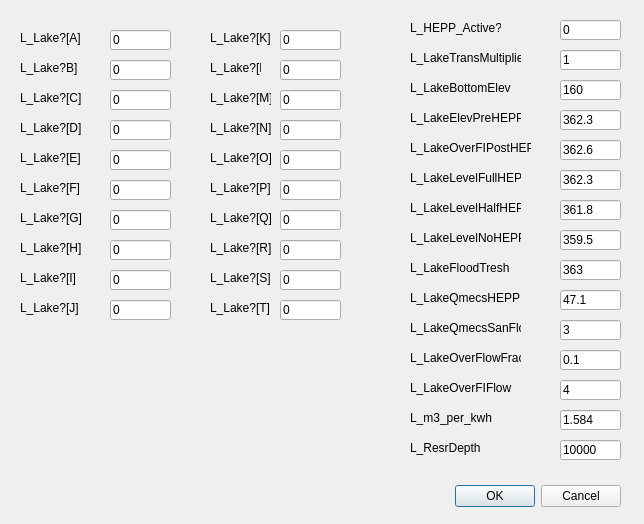
<?xml version="1.0" encoding="UTF-8"?>
<ui version="4.0">
 <class>Dialog</class>
 <widget class="QDialog" name="Dialog">
  <property name="geometry">
   <rect>
    <x>0</x>
    <y>0</y>
    <width>644</width>
    <height>524</height>
   </rect>
  </property>
  <property name="windowTitle">
   <string>Input Lake</string>
  </property>
  <widget class="QDialogButtonBox" name="buttonBox">
   <property name="geometry">
    <rect>
     <x>280</x>
     <y>480</y>
     <width>341</width>
     <height>32</height>
    </rect>
   </property>
   <property name="orientation">
    <enum>Qt::Horizontal</enum>
   </property>
   <property name="standardButtons">
    <set>QDialogButtonBox::Cancel|QDialogButtonBox::Ok</set>
   </property>
  </widget>
  <widget class="QLineEdit" name="isL_Lake_N">
   <property name="geometry">
    <rect>
     <x>280</x>
     <y>120</y>
     <width>61</width>
     <height>20</height>
    </rect>
   </property>
   <property name="text">
    <string>0</string>
   </property>
  </widget>
  <widget class="QLineEdit" name="L_LakeQmecsHEPP">
   <property name="geometry">
    <rect>
     <x>560</x>
     <y>290</y>
     <width>61</width>
     <height>20</height>
    </rect>
   </property>
   <property name="text">
    <string>47.1</string>
   </property>
  </widget>
  <widget class="QLabel" name="label_155">
   <property name="geometry">
    <rect>
     <x>410</x>
     <y>260</y>
     <width>111</width>
     <height>16</height>
    </rect>
   </property>
   <property name="text">
    <string>L_LakeFloodTresh</string>
   </property>
  </widget>
  <widget class="QLineEdit" name="isL_Lake_Q">
   <property name="geometry">
    <rect>
     <x>280</x>
     <y>210</y>
     <width>61</width>
     <height>20</height>
    </rect>
   </property>
   <property name="text">
    <string>0</string>
   </property>
  </widget>
  <widget class="QLabel" name="label_153">
   <property name="geometry">
    <rect>
     <x>410</x>
     <y>200</y>
     <width>111</width>
     <height>16</height>
    </rect>
   </property>
   <property name="text">
    <string>L_LakeLevelHalfHEPP</string>
   </property>
  </widget>
  <widget class="QLabel" name="label_157">
   <property name="geometry">
    <rect>
     <x>410</x>
     <y>320</y>
     <width>111</width>
     <height>16</height>
    </rect>
   </property>
   <property name="text">
    <string>L_LakeQmecsSanFlow</string>
   </property>
  </widget>
  <widget class="QLineEdit" name="isL_Lake_S">
   <property name="geometry">
    <rect>
     <x>280</x>
     <y>270</y>
     <width>61</width>
     <height>20</height>
    </rect>
   </property>
   <property name="text">
    <string>0</string>
   </property>
  </widget>
  <widget class="QLabel" name="label_152">
   <property name="geometry">
    <rect>
     <x>410</x>
     <y>170</y>
     <width>111</width>
     <height>16</height>
    </rect>
   </property>
   <property name="text">
    <string>L_LakeLevelFullHEPP</string>
   </property>
  </widget>
  <widget class="QLabel" name="label_67">
   <property name="geometry">
    <rect>
     <x>210</x>
     <y>270</y>
     <width>61</width>
     <height>16</height>
    </rect>
   </property>
   <property name="text">
    <string>L_Lake?[S]</string>
   </property>
  </widget>
  <widget class="QLineEdit" name="L_LakeTransMultiplier">
   <property name="geometry">
    <rect>
     <x>560</x>
     <y>50</y>
     <width>61</width>
     <height>20</height>
    </rect>
   </property>
   <property name="text">
    <string>1</string>
   </property>
  </widget>
  <widget class="QLineEdit" name="L_LakeQmecsSanFlow">
   <property name="geometry">
    <rect>
     <x>560</x>
     <y>320</y>
     <width>61</width>
     <height>20</height>
    </rect>
   </property>
   <property name="text">
    <string>3</string>
   </property>
  </widget>
  <widget class="QLabel" name="label_64">
   <property name="geometry">
    <rect>
     <x>210</x>
     <y>240</y>
     <width>61</width>
     <height>16</height>
    </rect>
   </property>
   <property name="text">
    <string>L_Lake?[R]</string>
   </property>
  </widget>
  <widget class="QLabel" name="label_72">
   <property name="geometry">
    <rect>
     <x>410</x>
     <y>20</y>
     <width>91</width>
     <height>16</height>
    </rect>
   </property>
   <property name="text">
    <string>L_HEPP_Active?</string>
   </property>
  </widget>
  <widget class="QLineEdit" name="isL_Lake_M">
   <property name="geometry">
    <rect>
     <x>280</x>
     <y>90</y>
     <width>61</width>
     <height>20</height>
    </rect>
   </property>
   <property name="text">
    <string>0</string>
   </property>
  </widget>
  <widget class="QLabel" name="label_160">
   <property name="geometry">
    <rect>
     <x>410</x>
     <y>410</y>
     <width>111</width>
     <height>16</height>
    </rect>
   </property>
   <property name="text">
    <string>L_m3_per_kwh</string>
   </property>
  </widget>
  <widget class="QLabel" name="label_57">
   <property name="geometry">
    <rect>
     <x>20</x>
     <y>180</y>
     <width>61</width>
     <height>16</height>
    </rect>
   </property>
   <property name="text">
    <string>L_Lake?[F]</string>
   </property>
  </widget>
  <widget class="QLabel" name="label_158">
   <property name="geometry">
    <rect>
     <x>410</x>
     <y>350</y>
     <width>111</width>
     <height>16</height>
    </rect>
   </property>
   <property name="text">
    <string>L_LakeOverFlowFract</string>
   </property>
  </widget>
  <widget class="QLabel" name="label_161">
   <property name="geometry">
    <rect>
     <x>410</x>
     <y>440</y>
     <width>111</width>
     <height>16</height>
    </rect>
   </property>
   <property name="text">
    <string>L_ResrDepth</string>
   </property>
  </widget>
  <widget class="QLabel" name="label_58">
   <property name="geometry">
    <rect>
     <x>20</x>
     <y>240</y>
     <width>61</width>
     <height>16</height>
    </rect>
   </property>
   <property name="text">
    <string>L_Lake?[H]</string>
   </property>
  </widget>
  <widget class="QLineEdit" name="isL_Lake_O">
   <property name="geometry">
    <rect>
     <x>280</x>
     <y>150</y>
     <width>61</width>
     <height>20</height>
    </rect>
   </property>
   <property name="text">
    <string>0</string>
   </property>
  </widget>
  <widget class="QLineEdit" name="L_m3_per_kwh">
   <property name="geometry">
    <rect>
     <x>560</x>
     <y>410</y>
     <width>61</width>
     <height>20</height>
    </rect>
   </property>
   <property name="text">
    <string>1.584</string>
   </property>
  </widget>
  <widget class="QLineEdit" name="isL_Lake_F">
   <property name="geometry">
    <rect>
     <x>110</x>
     <y>180</y>
     <width>61</width>
     <height>20</height>
    </rect>
   </property>
   <property name="text">
    <string>0</string>
   </property>
  </widget>
  <widget class="QLabel" name="label_63">
   <property name="geometry">
    <rect>
     <x>210</x>
     <y>300</y>
     <width>61</width>
     <height>16</height>
    </rect>
   </property>
   <property name="text">
    <string>L_Lake?[T]</string>
   </property>
  </widget>
  <widget class="QLabel" name="label_73">
   <property name="geometry">
    <rect>
     <x>410</x>
     <y>80</y>
     <width>111</width>
     <height>16</height>
    </rect>
   </property>
   <property name="text">
    <string>L_LakeBottomElev</string>
   </property>
  </widget>
  <widget class="QLabel" name="label_59">
   <property name="geometry">
    <rect>
     <x>20</x>
     <y>150</y>
     <width>61</width>
     <height>16</height>
    </rect>
   </property>
   <property name="text">
    <string>L_Lake?[E]</string>
   </property>
  </widget>
  <widget class="QLabel" name="label_61">
   <property name="geometry">
    <rect>
     <x>20</x>
     <y>300</y>
     <width>61</width>
     <height>16</height>
    </rect>
   </property>
   <property name="text">
    <string>L_Lake?[J]</string>
   </property>
  </widget>
  <widget class="QLineEdit" name="L_LakeFloodTresh">
   <property name="geometry">
    <rect>
     <x>560</x>
     <y>260</y>
     <width>61</width>
     <height>20</height>
    </rect>
   </property>
   <property name="text">
    <string>363</string>
   </property>
  </widget>
  <widget class="QLineEdit" name="L_LakeOverFIFlow">
   <property name="geometry">
    <rect>
     <x>560</x>
     <y>380</y>
     <width>61</width>
     <height>20</height>
    </rect>
   </property>
   <property name="text">
    <string>4</string>
   </property>
  </widget>
  <widget class="QLabel" name="label_154">
   <property name="geometry">
    <rect>
     <x>410</x>
     <y>230</y>
     <width>111</width>
     <height>16</height>
    </rect>
   </property>
   <property name="text">
    <string>L_LakeLevelNoHEPP</string>
   </property>
  </widget>
  <widget class="QLineEdit" name="L_ResrDepth">
   <property name="geometry">
    <rect>
     <x>560</x>
     <y>440</y>
     <width>61</width>
     <height>20</height>
    </rect>
   </property>
   <property name="text">
    <string>10000</string>
   </property>
  </widget>
  <widget class="QLabel" name="label_66">
   <property name="geometry">
    <rect>
     <x>210</x>
     <y>210</y>
     <width>61</width>
     <height>16</height>
    </rect>
   </property>
   <property name="text">
    <string>L_Lake?[Q]</string>
   </property>
  </widget>
  <widget class="QLineEdit" name="isL_Lake_H">
   <property name="geometry">
    <rect>
     <x>110</x>
     <y>240</y>
     <width>61</width>
     <height>20</height>
    </rect>
   </property>
   <property name="text">
    <string>0</string>
   </property>
  </widget>
  <widget class="QLabel" name="label_60">
   <property name="geometry">
    <rect>
     <x>20</x>
     <y>270</y>
     <width>61</width>
     <height>16</height>
    </rect>
   </property>
   <property name="text">
    <string>L_Lake?[I]</string>
   </property>
  </widget>
  <widget class="QLabel" name="label_70">
   <property name="geometry">
    <rect>
     <x>210</x>
     <y>120</y>
     <width>61</width>
     <height>16</height>
    </rect>
   </property>
   <property name="text">
    <string>L_Lake?[N]</string>
   </property>
  </widget>
  <widget class="QLabel" name="label_53">
   <property name="geometry">
    <rect>
     <x>20</x>
     <y>60</y>
     <width>61</width>
     <height>16</height>
    </rect>
   </property>
   <property name="text">
    <string>L_Lake?B]</string>
   </property>
  </widget>
  <widget class="QLineEdit" name="isL_Lake_I">
   <property name="geometry">
    <rect>
     <x>110</x>
     <y>270</y>
     <width>61</width>
     <height>20</height>
    </rect>
   </property>
   <property name="text">
    <string>0</string>
   </property>
  </widget>
  <widget class="QLineEdit" name="isL_HEPP_Active">
   <property name="geometry">
    <rect>
     <x>560</x>
     <y>20</y>
     <width>61</width>
     <height>20</height>
    </rect>
   </property>
   <property name="text">
    <string>0</string>
   </property>
  </widget>
  <widget class="QLabel" name="label_151">
   <property name="geometry">
    <rect>
     <x>410</x>
     <y>140</y>
     <width>121</width>
     <height>16</height>
    </rect>
   </property>
   <property name="text">
    <string>L_LakeOverFIPostHEPP</string>
   </property>
  </widget>
  <widget class="QLineEdit" name="isL_Lake_K">
   <property name="geometry">
    <rect>
     <x>280</x>
     <y>30</y>
     <width>61</width>
     <height>20</height>
    </rect>
   </property>
   <property name="text">
    <string>0</string>
   </property>
  </widget>
  <widget class="QLineEdit" name="isL_Lake_E">
   <property name="geometry">
    <rect>
     <x>110</x>
     <y>150</y>
     <width>61</width>
     <height>20</height>
    </rect>
   </property>
   <property name="text">
    <string>0</string>
   </property>
  </widget>
  <widget class="QLineEdit" name="isL_Lake_A">
   <property name="geometry">
    <rect>
     <x>110</x>
     <y>30</y>
     <width>61</width>
     <height>20</height>
    </rect>
   </property>
   <property name="text">
    <string>0</string>
   </property>
  </widget>
  <widget class="QLineEdit" name="L_LakeLevelFullHEPP">
   <property name="geometry">
    <rect>
     <x>560</x>
     <y>170</y>
     <width>61</width>
     <height>20</height>
    </rect>
   </property>
   <property name="text">
    <string>362.3</string>
   </property>
  </widget>
  <widget class="QLabel" name="label_150">
   <property name="geometry">
    <rect>
     <x>410</x>
     <y>110</y>
     <width>111</width>
     <height>16</height>
    </rect>
   </property>
   <property name="text">
    <string>L_LakeElevPreHEPP</string>
   </property>
  </widget>
  <widget class="QLabel" name="label_56">
   <property name="geometry">
    <rect>
     <x>20</x>
     <y>210</y>
     <width>71</width>
     <height>16</height>
    </rect>
   </property>
   <property name="text">
    <string>L_Lake?[G]</string>
   </property>
  </widget>
  <widget class="QLabel" name="label_52">
   <property name="geometry">
    <rect>
     <x>20</x>
     <y>30</y>
     <width>61</width>
     <height>16</height>
    </rect>
   </property>
   <property name="text">
    <string>L_Lake?[A]</string>
   </property>
  </widget>
  <widget class="QLabel" name="label_71">
   <property name="geometry">
    <rect>
     <x>210</x>
     <y>90</y>
     <width>61</width>
     <height>16</height>
    </rect>
   </property>
   <property name="text">
    <string>L_Lake?[M]</string>
   </property>
  </widget>
  <widget class="QLabel" name="label_69">
   <property name="geometry">
    <rect>
     <x>210</x>
     <y>60</y>
     <width>51</width>
     <height>16</height>
    </rect>
   </property>
   <property name="text">
    <string>L_Lake?[L]</string>
   </property>
  </widget>
  <widget class="QLineEdit" name="isL_Lake_B">
   <property name="geometry">
    <rect>
     <x>110</x>
     <y>60</y>
     <width>61</width>
     <height>20</height>
    </rect>
   </property>
   <property name="text">
    <string>0</string>
   </property>
  </widget>
  <widget class="QLineEdit" name="isL_Lake_D">
   <property name="geometry">
    <rect>
     <x>110</x>
     <y>120</y>
     <width>61</width>
     <height>20</height>
    </rect>
   </property>
   <property name="text">
    <string>0</string>
   </property>
  </widget>
  <widget class="QLineEdit" name="isL_Lake_G">
   <property name="geometry">
    <rect>
     <x>110</x>
     <y>210</y>
     <width>61</width>
     <height>20</height>
    </rect>
   </property>
   <property name="text">
    <string>0</string>
   </property>
  </widget>
  <widget class="QLineEdit" name="isL_Lake_T">
   <property name="geometry">
    <rect>
     <x>280</x>
     <y>300</y>
     <width>61</width>
     <height>20</height>
    </rect>
   </property>
   <property name="text">
    <string>0</string>
   </property>
  </widget>
  <widget class="QLineEdit" name="isL_Lake_J">
   <property name="geometry">
    <rect>
     <x>110</x>
     <y>300</y>
     <width>61</width>
     <height>20</height>
    </rect>
   </property>
   <property name="text">
    <string>0</string>
   </property>
  </widget>
  <widget class="QLabel" name="label_54">
   <property name="geometry">
    <rect>
     <x>20</x>
     <y>120</y>
     <width>61</width>
     <height>16</height>
    </rect>
   </property>
   <property name="text">
    <string>L_Lake?[D]</string>
   </property>
  </widget>
  <widget class="QLineEdit" name="L_LakeLevelHalfHEPP">
   <property name="geometry">
    <rect>
     <x>560</x>
     <y>200</y>
     <width>61</width>
     <height>20</height>
    </rect>
   </property>
   <property name="text">
    <string>361.8</string>
   </property>
  </widget>
  <widget class="QLineEdit" name="L_LakeElevPreHEPP">
   <property name="geometry">
    <rect>
     <x>560</x>
     <y>110</y>
     <width>61</width>
     <height>20</height>
    </rect>
   </property>
   <property name="text">
    <string>362.3</string>
   </property>
  </widget>
  <widget class="QLabel" name="label_62">
   <property name="geometry">
    <rect>
     <x>210</x>
     <y>30</y>
     <width>61</width>
     <height>16</height>
    </rect>
   </property>
   <property name="text">
    <string>L_Lake?[K]</string>
   </property>
  </widget>
  <widget class="QLabel" name="label_68">
   <property name="geometry">
    <rect>
     <x>210</x>
     <y>150</y>
     <width>61</width>
     <height>16</height>
    </rect>
   </property>
   <property name="text">
    <string>L_Lake?[O]</string>
   </property>
  </widget>
  <widget class="QLineEdit" name="L_LakeLevelNoHEPP">
   <property name="geometry">
    <rect>
     <x>560</x>
     <y>230</y>
     <width>61</width>
     <height>20</height>
    </rect>
   </property>
   <property name="text">
    <string>359.5</string>
   </property>
  </widget>
  <widget class="QLabel" name="label_55">
   <property name="geometry">
    <rect>
     <x>20</x>
     <y>90</y>
     <width>61</width>
     <height>16</height>
    </rect>
   </property>
   <property name="text">
    <string>L_Lake?[C]</string>
   </property>
  </widget>
  <widget class="QLabel" name="label_159">
   <property name="geometry">
    <rect>
     <x>410</x>
     <y>380</y>
     <width>111</width>
     <height>16</height>
    </rect>
   </property>
   <property name="text">
    <string>L_LakeOverFIFlow</string>
   </property>
  </widget>
  <widget class="QLineEdit" name="L_LakeOverFlowFract">
   <property name="geometry">
    <rect>
     <x>560</x>
     <y>350</y>
     <width>61</width>
     <height>20</height>
    </rect>
   </property>
   <property name="text">
    <string>0.1</string>
   </property>
  </widget>
  <widget class="QLineEdit" name="L_LakeBottomElev">
   <property name="geometry">
    <rect>
     <x>560</x>
     <y>80</y>
     <width>61</width>
     <height>20</height>
    </rect>
   </property>
   <property name="text">
    <string>160</string>
   </property>
  </widget>
  <widget class="QLineEdit" name="isL_Lake_P">
   <property name="geometry">
    <rect>
     <x>280</x>
     <y>180</y>
     <width>61</width>
     <height>20</height>
    </rect>
   </property>
   <property name="text">
    <string>0</string>
   </property>
  </widget>
  <widget class="QLineEdit" name="L_LakeOverFIPostHEPP">
   <property name="geometry">
    <rect>
     <x>560</x>
     <y>140</y>
     <width>61</width>
     <height>20</height>
    </rect>
   </property>
   <property name="text">
    <string>362.6</string>
   </property>
  </widget>
  <widget class="QLineEdit" name="isL_Lake_R">
   <property name="geometry">
    <rect>
     <x>280</x>
     <y>240</y>
     <width>61</width>
     <height>20</height>
    </rect>
   </property>
   <property name="text">
    <string>0</string>
   </property>
  </widget>
  <widget class="QLineEdit" name="isL_Lake_L">
   <property name="geometry">
    <rect>
     <x>280</x>
     <y>60</y>
     <width>61</width>
     <height>20</height>
    </rect>
   </property>
   <property name="text">
    <string>0</string>
   </property>
  </widget>
  <widget class="QLabel" name="label_162">
   <property name="geometry">
    <rect>
     <x>410</x>
     <y>50</y>
     <width>111</width>
     <height>16</height>
    </rect>
   </property>
   <property name="text">
    <string>L_LakeTransMultiplier</string>
   </property>
  </widget>
  <widget class="QLineEdit" name="isL_Lake_C">
   <property name="geometry">
    <rect>
     <x>110</x>
     <y>90</y>
     <width>61</width>
     <height>20</height>
    </rect>
   </property>
   <property name="text">
    <string>0</string>
   </property>
  </widget>
  <widget class="QLabel" name="label_156">
   <property name="geometry">
    <rect>
     <x>410</x>
     <y>290</y>
     <width>111</width>
     <height>16</height>
    </rect>
   </property>
   <property name="text">
    <string>L_LakeQmecsHEPP</string>
   </property>
  </widget>
  <widget class="QLabel" name="label_65">
   <property name="geometry">
    <rect>
     <x>210</x>
     <y>180</y>
     <width>61</width>
     <height>16</height>
    </rect>
   </property>
   <property name="text">
    <string>L_Lake?[P]</string>
   </property>
  </widget>
 </widget>
 <resources/>
 <connections>
  <connection>
   <sender>buttonBox</sender>
   <signal>accepted()</signal>
   <receiver>Dialog</receiver>
   <slot>accept()</slot>
   <hints>
    <hint type="sourcelabel">
     <x>248</x>
     <y>254</y>
    </hint>
    <hint type="destinationlabel">
     <x>157</x>
     <y>274</y>
    </hint>
   </hints>
  </connection>
  <connection>
   <sender>buttonBox</sender>
   <signal>rejected()</signal>
   <receiver>Dialog</receiver>
   <slot>reject()</slot>
   <hints>
    <hint type="sourcelabel">
     <x>316</x>
     <y>260</y>
    </hint>
    <hint type="destinationlabel">
     <x>286</x>
     <y>274</y>
    </hint>
   </hints>
  </connection>
 </connections>
</ui>
